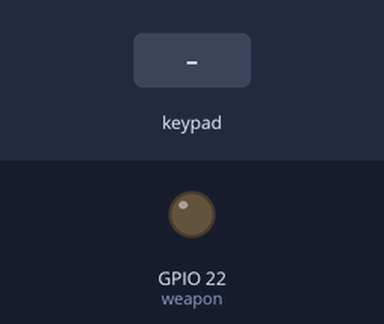
Recording of a sketch running on a simulated ESP32. On the bench: output pins drawn as LEDs (lit = HIGH). The inputs (shaded band) are chosen by the test bench. Nothing arrives over Bluetooth unless stated; what the sketch prints to the serial monitor is not drawn.

Above: at 1.2 s.
1.3 s: key 'S' pressed
At 1.51 s:
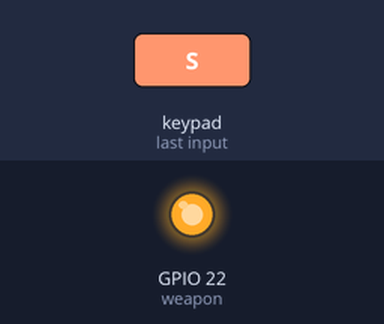
Timing chart, 0 to 4.3 s (numbered marks = the images above; inputs shaded):
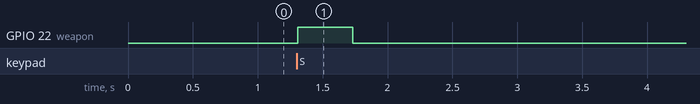

The sketch:

hoverboardcontroll.ino
```cpp
#include <Wire.h>
#include <SPI.h>
#include <Adafruit_MCP4725.h>
#include <PS4Controller.h>


#define SDA_1 27    //pins for controlling speed
#define SCL_1 26

#define SDA_2 33    //pins for controlling steer
#define SCL_2 32

int weapon = 22;
int check;

TwoWire I2Cone = TwoWire(0);
TwoWire I2Ctwo = TwoWire(1);

Adafruit_MCP4725 speed;       //initialize mcp4725 responsible for speed
Adafruit_MCP4725 direction;   //initialize mcp4725 responsible for directons/steer

int forward, back, steer;
int forward_value, back_value, steer_value;
int player = 1;
int battery = 0;

void setup()
{
  Serial.begin(115200);


  I2Cone.begin(SDA_1, SCL_1, 100000);
  I2Ctwo.begin(SDA_2, SCL_2, 100000);

  bool status = direction.begin(0x60, &I2Cone);
  bool status1 = speed.begin(0x61, &I2Ctwo);

  pinMode(weapon, OUTPUT);

  Serial.begin(115200);
  PS4.begin();
  Serial.println("Ready.");
}

void loop()
{
  back = 0;
  back =  (PS4.L2Value());
  back_value = (1646-back*6);


  forward = 0;
  forward = (PS4.R2Value());
  forward_value = (1646+forward*8);

  if((PS4.L2Value())>0 && (PS4.R2Value())==0)
  speed.setVoltage(back_value, false);

  if((PS4.R2Value())>0 && (PS4.L2Value())==0)
  speed.setVoltage(forward_value, false);

  if((PS4.R2Value())==0 && (PS4.L2Value())==0)
  speed.setVoltage(1646, false);

  if((PS4.R2Value())>0 && (PS4.L2Value())>0)
  speed.setVoltage(forward_value, false);

  steer = 0;
  steer = (PS4.LStickX());
  if(steer < -10 || steer >10)
  {
    steer_value = 2048+steer*16;
    direction.setVoltage(steer_value, false);
  }
  else
  {
    direction.setVoltage(2048, false);
  }


  check=0;

  if(PS4.Square())
  digitalWrite(weapon, HIGH);
  else
  digitalWrite(weapon, LOW);


  delay(20);

}
```

Measured:
- after the input at 1.3 s, GPIO 22 (weapon): LOW → HIGH at once, → LOW 0.42 s later
